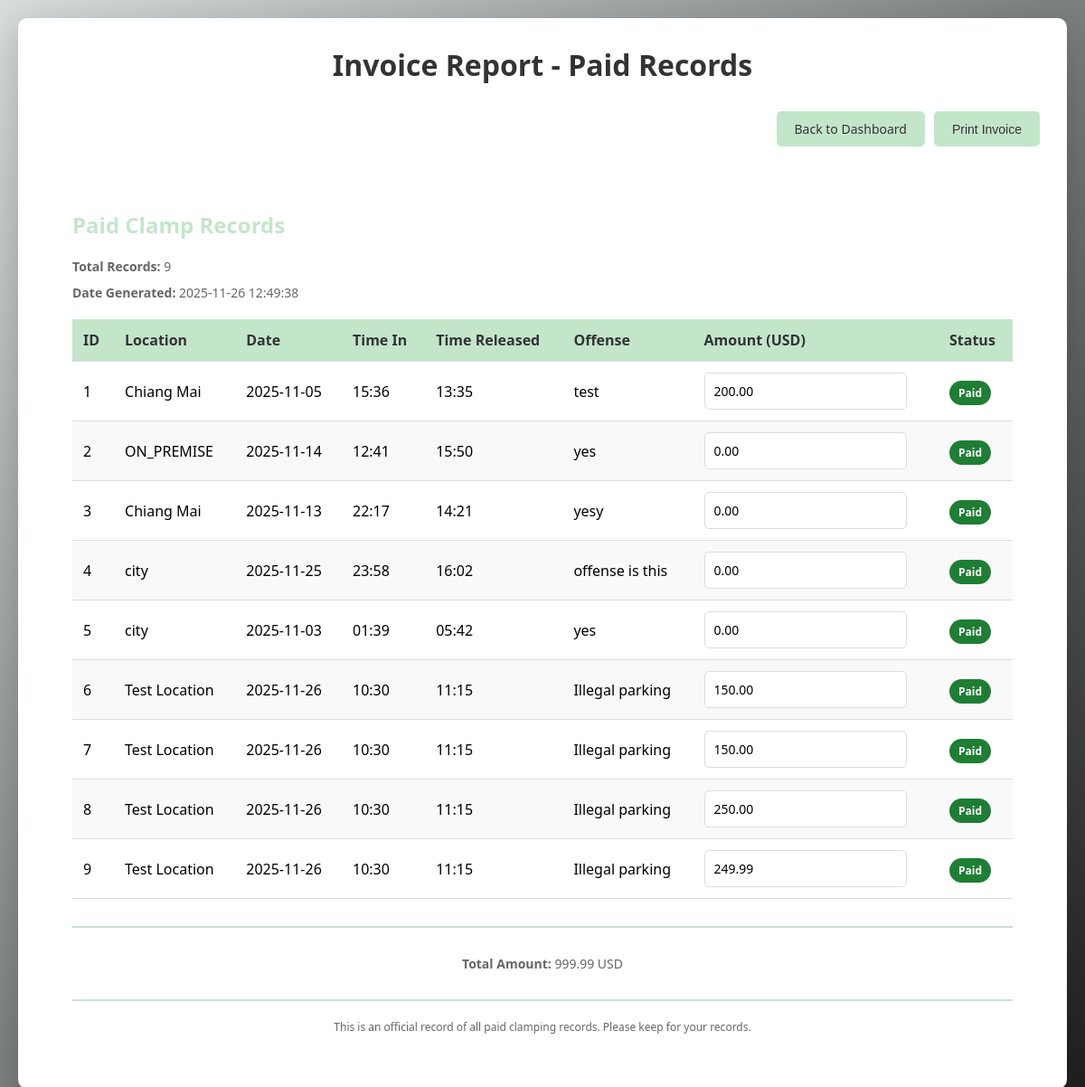
Screenshot of /invoicing (signed in) with the database file from the repository.
### app.py (models this page shows, shortened)
class ClampData(db.Model):
    id = db.Column(db.Integer, primary_key=True)
    location = db.Column(db.String(200), nullable=False)
    registration = db.Column(db.String(100))
    clamp_date = db.Column(db.Date, nullable=False)
    time_in = db.Column(db.Time, nullable=False)
    time_released = db.Column(db.Time)
    offense = db.Column(db.String(300), nullable=False)
    payment_status = db.Column(db.String(50), default='Processing')  # Paid, Not Paid, Processing
    amount_paid = db.Column(db.Float, default=0.0)
    created_at = db.Column(db.DateTime, default=datetime.utcnow)

### app.py (the view)
@app.route('/invoicing')
def invoicing():
    paid_clamps = ClampData.query.filter_by(payment_status='Paid').all()
    total_amount = sum((c.amount_paid or 0.0) for c in paid_clamps)
    return render_template('invoicing.html', paid_clamps=paid_clamps, now=datetime.now(), total_amount=total_amount)

### app.py (called while the page is built)
@app.context_processor
def inject_common():
    return {'current_year': datetime.now().year}

@app.before_request
def require_login():
    whitelist = {'login', 'static', 'service_worker'}
    ep = request.endpoint
    if not ep:
        return
    if ep.split('.')[-1] in whitelist:
        return
    if session.get('user_id'):
        return
    return redirect(url_for('login', next=request.path))

### templates/invoicing.html (shortened to what this page needs)
<!DOCTYPE html>
<html lang="en">
<head>
    <link rel="stylesheet" href="{{ url_for('static', filename='css/style.css') }}">
        </head>
        <body>
            <div class="container">
                <h1>Invoice Report - Paid Records</h1>
                <div class="invoicing-header no-print">
                    <a href="/" class="btn">Back to Dashboard</a>
                    <button class="btn btn-print" onclick="window.print()">Print Invoice</button>
                </div>
                {% if paid_clamps %}
                    <div class="invoice-section">
                        <h2>Paid Clamp Records</h2>
                        <p class="invoice-info"><strong>Total Records:</strong> {{ paid_clamps|length }}</p>
                        <p class="invoice-info"><strong>Date Generated:</strong> {{ now.strftime('%Y-%m-%d %H:%M:%S') }}</p>
                        <table class="invoice-table">
                            <thead>
                                <tr>
                                    <th>ID</th>
                                    <th>Location</th>
                                    <th>Date</th>
                                    <th>Time In</th>
                                    <th>Time Released</th>
                                    <th>Offense</th>
                                    <th>Amount (USD)</th>
                                    <th>Status</th>
                                </tr>
                            </thead>
                            <tbody>
                                {% for clamp in paid_clamps %}
                                <tr>
                                    <td>{{ clamp.id }}</td>
                                    <td>{{ clamp.location }}</td>
                                    <td>{{ clamp.clamp_date.strftime('%Y-%m-%d') }}</td>
                                    <td>{{ clamp.time_in.strftime('%H:%M') }}</td>
                                    <td>{{ clamp.time_released.strftime('%H:%M') if clamp.time_released else 'N/A' }}</td>
                                    <td>{{ clamp.offense }}</td>
                                    <td>
                                        <input
                                            type="number"
                                            class="amount-input"
                                            step="0.01"
                                            min="0"
                                            value="{{ '%.2f'|format(clamp.amount_paid or 0) }}"
                                            data-id="{{ clamp.id }}"
                                            data-prev="{{ '%.2f'|format(clamp.amount_paid or 0) }}"
                                        >
                                    </td>
                                    <td><span class="status-paid">{{ clamp.payment_status }}</span></td>
                                </tr>
                                {% endfor %}
                            </tbody>
                        </table>
                        <div class="invoice-footer">
                            <p class="invoice-info"><strong>Total Amount:</strong> <span id="total-amount">{{ '%.2f'|format(total_amount) }}</span> USD</p>
                        </div>
                        <div class="invoice-footer">
                            <p>This is an official record of all paid clamping records. Please keep for your records.</p>
                        </div>
                    </div>
                {% else %}
                    <div class="no-data">
                        <p>No paid records found.</p>
                        <a href="/" class="btn">Back to Dashboard</a>
                    </div>
                {% endif %}
            </div>
        </body>
        </html>

### static/css/style.css (style rules this page uses)
* { margin: 0; padding: 0; box-sizing: border-box; }
body { font-family: 'Segoe UI', Tahoma, Geneva, Verdana, sans-serif; background: linear-gradient(135deg, #d8dede 0%, #1c1f1d 100%); min-height: 100vh; padding: 20px; }
.container { max-width: 1200px; margin: 0 auto; background: white; border-radius: 10px; padding: 30px; box-shadow: 0 10px 40px rgba(0,0,0,0.2); }
h1 { color: #333; margin-bottom: 30px; text-align: center; }
h2 { color: #c3e6cb; margin: 20px 0; }
input, textarea, select { padding: 10px; border: 1px solid #ddd; border-radius: 5px; font-size: 14px; font-family: inherit; }
.btn { padding: 10px 20px; background: #c3e6cb; color: #333; border: none; border-radius: 5px; cursor: pointer; font-size: 14px; transition: all 0.3s; text-decoration: none; display: inline-block; }
.status-paid, .status-approved { background: #1e7e34; color: #ffffff; padding: 5px 10px; border-radius: 20px; font-size: 12px; font-weight: 700; }
.invoicing-header { display: flex; gap: 10px; margin-bottom: 20px; justify-content: flex-end; }
.btn-print { background: #c3e6cb; color: #333; }
.invoice-section { background: white; padding: 30px; border-radius: 5px; margin-top: 20px; }
.invoice-info { color: #666; margin: 10px 0; font-size: 14px; }
.invoice-table { width: 100%; border-collapse: collapse; margin-top: 20px; background: white; }
.invoice-table thead { background: #c3e6cb; color: #333; }
.invoice-table th, .invoice-table td { padding: 12px; text-align: left; border-bottom: 1px solid #ddd; }
.invoice-table tbody tr:nth-child(even) { background: #f9f9f9; }
.invoice-footer { margin-top: 30px; padding-top: 20px; border-top: 2px solid #c3e6cb; text-align: center; color: #666; font-size: 12px; }

### rows the page displays
ClampData: id "1", location "Chiang Mai", clamp_date "2025-11-05", time_in "15:36", time_released "13:35", offense "test", amount_paid+id "200.00", payment_status "Paid"
ClampData: id "2", location "ON_PREMISE", clamp_date "2025-11-14", time_in "12:41", time_released "15:50", offense "yes", amount_paid+id "0.00", payment_status "Paid"
ClampData: id "3", location "Chiang Mai", clamp_date "2025-11-13", time_in "22:17", time_released "14:21", offense "yesy", amount_paid+id "0.00", payment_status "Paid"
ClampData: id "4", location "city", clamp_date "2025-11-25", time_in "23:58", time_released "16:02", offense "offense is this", amount_paid+id "0.00", payment_status "Paid"
ClampData: id "5", location "city", clamp_date "2025-11-03", time_in "01:39", time_released "05:42", offense "yes", amount_paid+id "0.00", payment_status "Paid"
ClampData: id "6", location "Test Location", clamp_date "2025-11-26", time_in "10:30", time_released "11:15", offense "Illegal parking", amount_paid+id "150.00", payment_status "Paid"
ClampData: id "7", location "Test Location", clamp_date "2025-11-26", time_in "10:30", time_released "11:15", offense "Illegal parking", amount_paid+id "150.00", payment_status "Paid"
ClampData: id "8", location "Test Location", clamp_date "2025-11-26", time_in "10:30", time_released "11:15", offense "Illegal parking", amount_paid+id "250.00", payment_status "Paid"
ClampData: id "9", location "Test Location", clamp_date "2025-11-26", time_in "10:30", time_released "11:15", offense "Illegal parking", amount_paid+id "249.99", payment_status "Paid"

### other values shown
{{ paid_clamps|length }} "9"
{{ '%.2f'|format(total_amount) }} "999.99"
